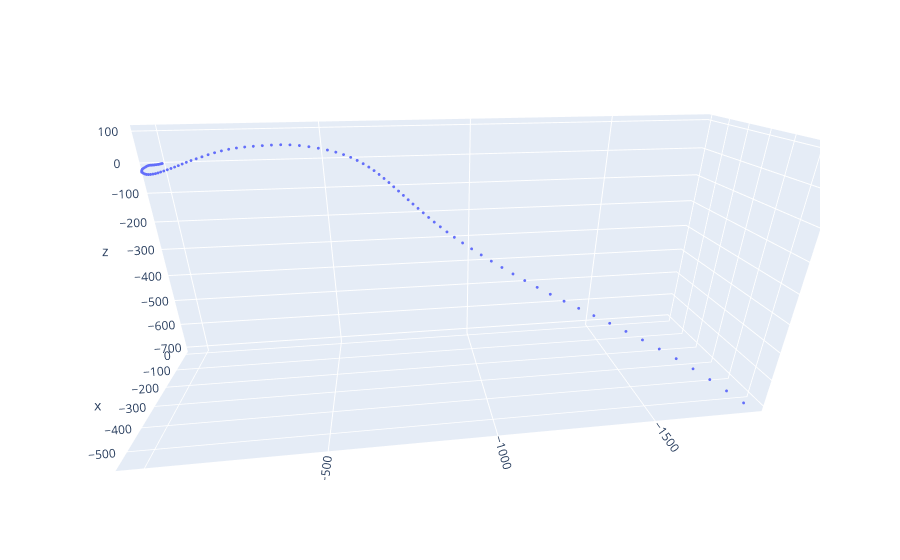

Notebook code for this chart:
### Code cell
states = sample_singer(10, 1, 1)

fig = ex.scatter_3d(x=states[:,0], y=states[:,1], z=states[:,2])
fig.update_traces(marker_size = 1)
fig
